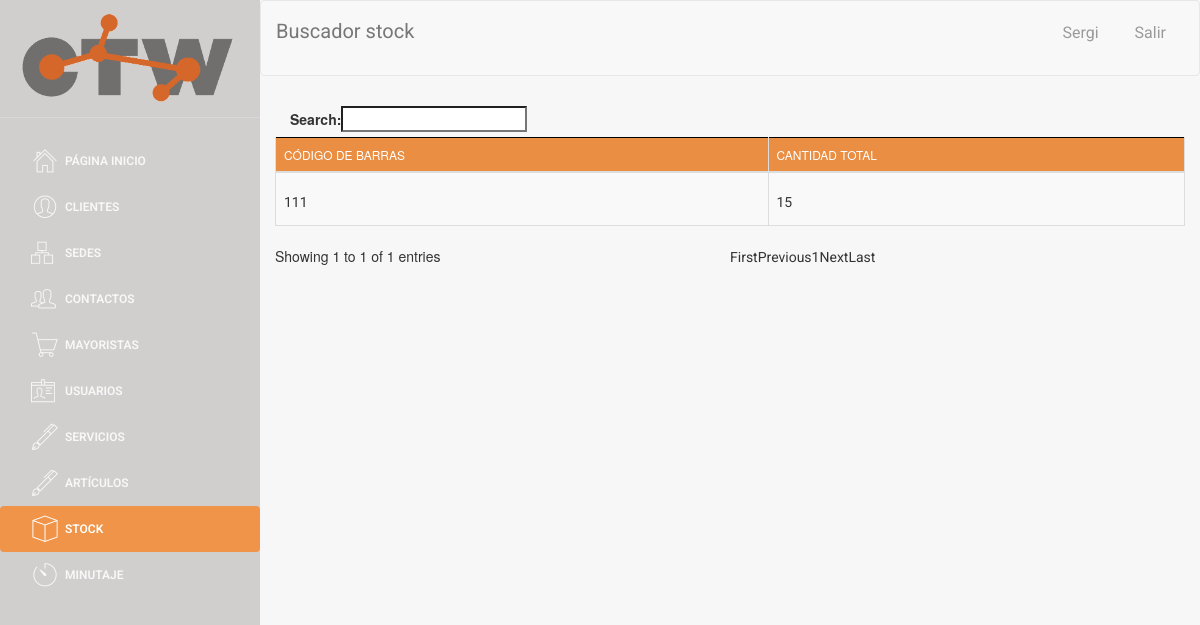
The page /buscador/buscador_stock.php (signed in) on the database as committed earlier.
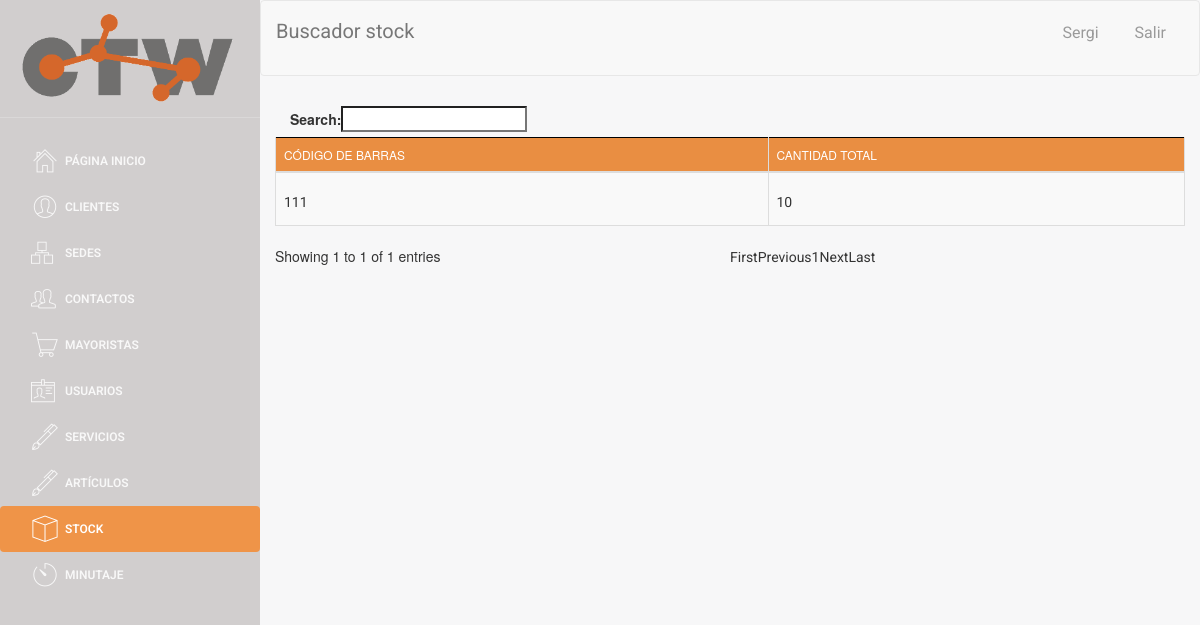
The same page on the database as committed later.
### tables this page shows
CREATE TABLE `STOCK` (
  `CODIGO_DE_BARRAS` varchar(30) NOT NULL,
  `cantidad_total` int(5) NOT NULL
);

### web/assets/php/selects.php (called while the page is built, shortened)
<?php
function select_all_stock()
{
    $conn = connect();
    $sql = "SELECT *
    FROM STOCK";
    $data = $conn->query($sql);
    return $data;
}

### web/buscador/buscador_stock.php (the view, shortened to what this page needs)
<!doctype html>
<?php
include('../assets/php/selects.php');
include('../assets/php/functions.php');
if ($_SESSION["login_done"] == true){
?>
<html lang="en">
<head>
</head>
<body>
<div class="wrapper">
    <div class="sidebar">
        <div class="sidebar-wrapper">
        </div>
    </div>
    <div class="main-panel">
        <nav class="navbar navbar-default navbar-fixed">
            <div class="container-fluid">
                <div class="navbar-header">
                <a class="navbar-brand">Buscador stock</a>
            </div>
            <div class="collapse navbar-collapse">
            </div>
        </div>
        </nav>
        <div class="content">
            <div class="container-fluid">
                <div class="row">
                    <div>
                        <div>
                            <table id="buscador_stock" class="table table-striped table-bordered">
                                <thead>
                                <tr>
                                    <th>Código de barras</th>
                                    <th>Cantidad total</th>
                                </tr>
                                </thead>
                                <tbody>
                                <?php
                                $data = select_all_stock();
                                if ($data->num_rows > 0) {
                                    while ($row = $data->fetch_assoc()) {
                                        $pk = $row['CODIGO_DE_BARRAS'];
                                        ?>
                                        <tr>
                                            <td><label style="margin-top: 11px;"><a href="#" class="CODIGO_DE_BARRAS"
                                                                                    data-pk=<?php echo "\"$pk\""; ?>><?php echo $row['CODIGO_DE_BARRAS'] ?> </a></label>
                                            </td>
                                            <td><label style="margin-top: 11px;"><a href="#" class="cantidad_total"
                                                                                    data-pk=<?php echo "\"$pk\""; ?>><?php echo $row['cantidad_total'] ?> </a></label>
                                            </td>
                                        </tr>
                                        <?php
                                    }
                                } else {
                                    echo "0 results";
                                }
                                ?>
                                </tbody>
                            </table>
                        </div>
                    </div>
                </div>
            </div>
        </div>
    </div>
</div>
</body>
</html>
<?php
} else {
    echo "false";
    header("location:../index.php");
}
?>

### web/assets/php/functions.php (shortened to what this page needs)
<html>
</html>

### web/assets/css/table_editor.css (style rules this page uses)
a, a:hover { color: #000; }

### web/assets/css/table.css (style rules this page uses)
table { border: none; }
table thead, table tfoot { background-color: #e98e42; border: 1px solid black; }
table tr.odd, table tr.even { transition: all .2s ease; }
a, a:hover { color: #000; }

Rows that differ between the two databases and show on the page:
changed stock id 111: cantidad_total "15" → "10"
